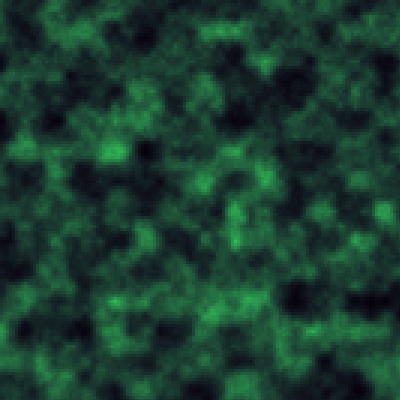
Frame 1 (no input)
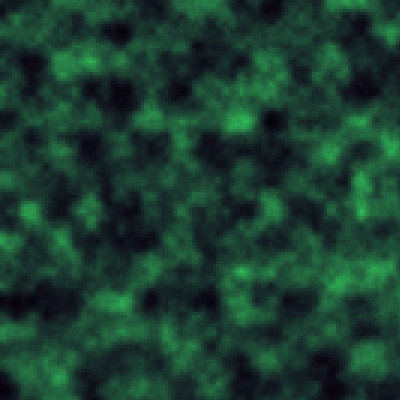
Frame 60 (no input)
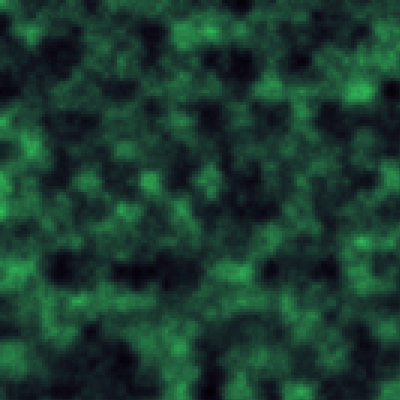
Frame 120 (the mouse pressed at the canvas centre since frame 60)

The p5.js sketch that drew these frames (run headless with seeded random() and noise() and a simulated clock; from frame 60 on, the mouse is pressed at the canvas centre):

// p5.js sketch
// ── sketch.js

// radius x, radius y
var rx, ry;

var moving = 0;

function setup() {
  
    createCanvas(400, 400);

    rx = 3;
    ry = 3;
    
}



function draw() {
    
    // 배경 색을 결정 합니다. (black ~ white, alpha);
    background(0, 255);

    noStroke();

    moving += 0.2;
    // console.log(moving);

    var xoff = moving;

    for (var i = 0; i < width + rx; i+=rx) {

        var yoff = 0;
        for (var j = 0; j < height + ry; j+=ry) {

            var n = noise(xoff, yoff);

            fill(55, n * 255, 100, n * 255);
            rect(i, j, rx, ry);

            yoff+=0.1;

        }

        xoff+=0.1;
    }
   
    
}
